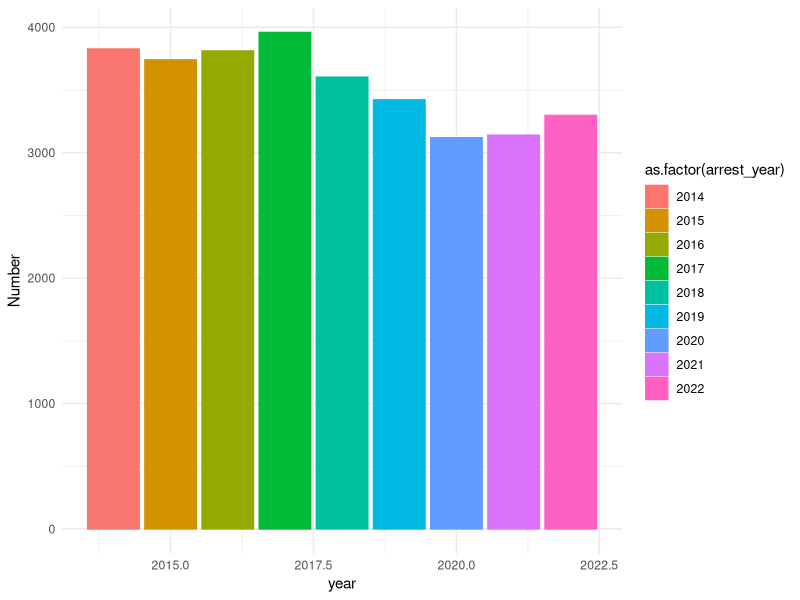
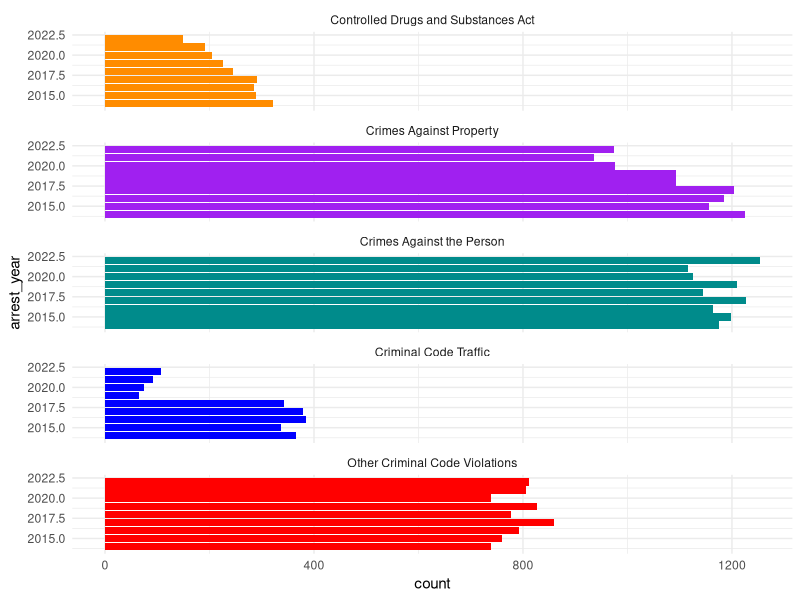
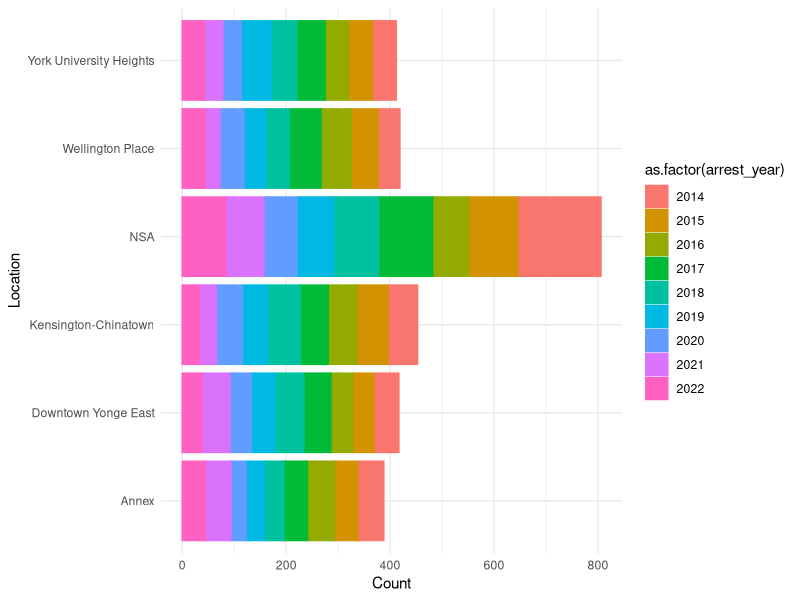
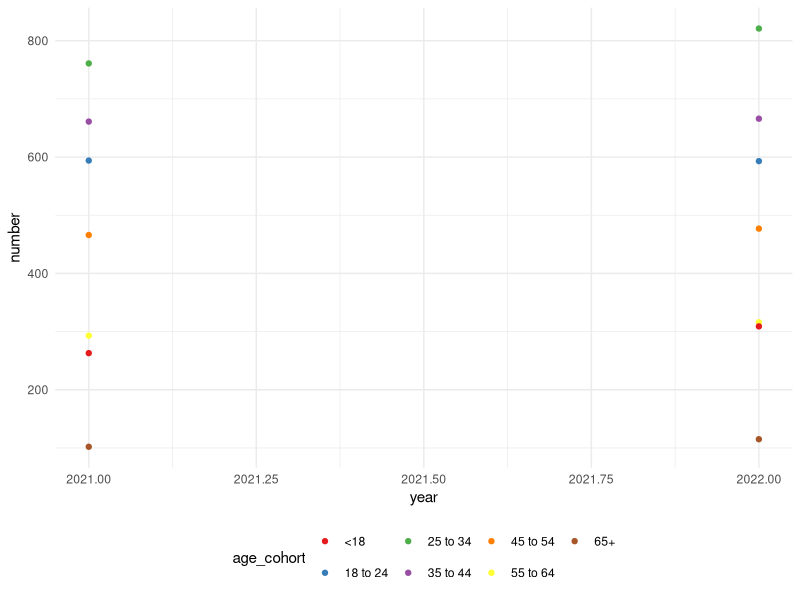
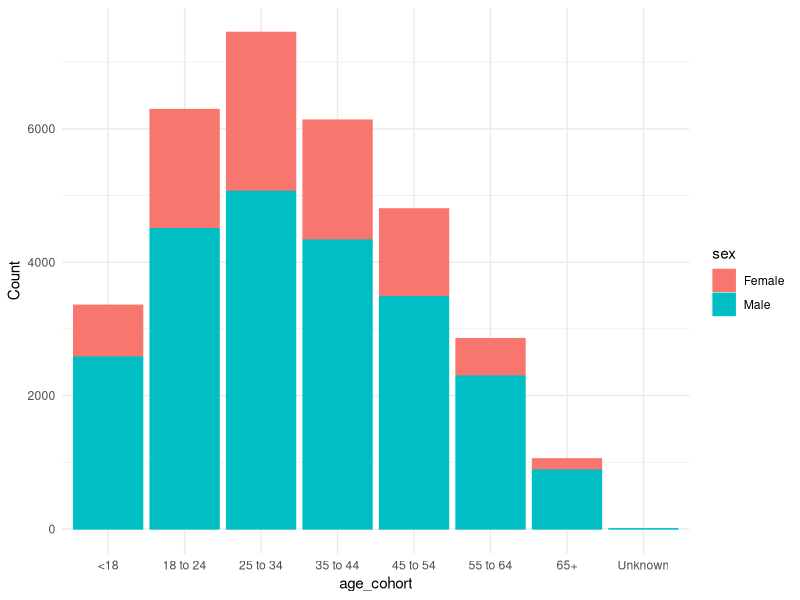
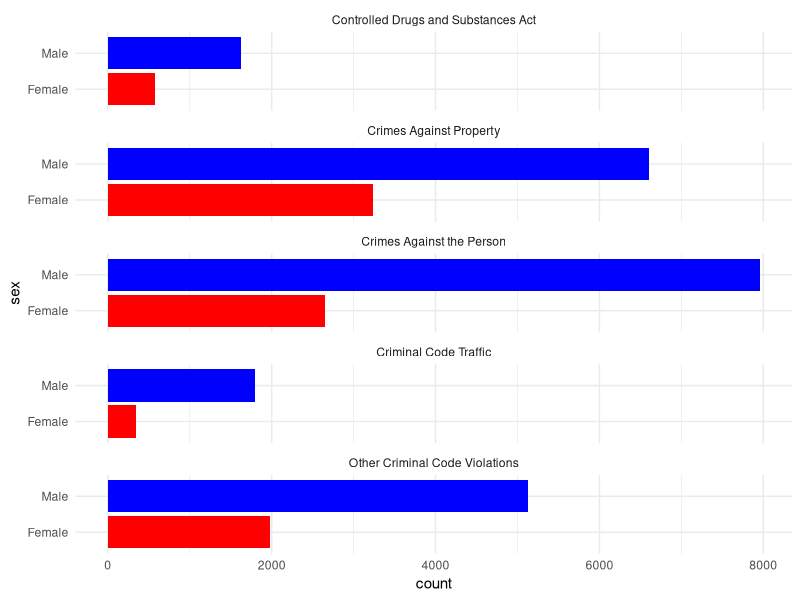
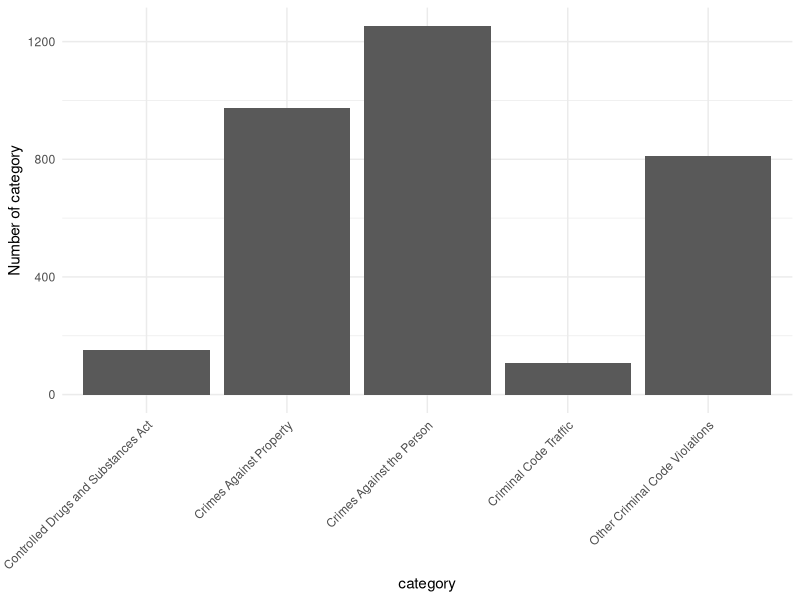

R code for these plots, in order:
## ---- chunk 1
#| include: false
#| warning: false
#| message: false

library(tidyverse)
library(palmerpenguins)
library(readr)

## ---- chunk 2
#| label: fig-overall
#| fig-cap: Relationship between crimes and year
#| echo: false
#| warning: false
#| message: false

police_overall_data <-
  read_csv(file = here::here(
    "outputs/data/clean_data.csv"),
    show_col_types = FALSE
  )


police_overall_data |> 
  ggplot(aes(x =arrest_year,fill = as.factor(arrest_year), color =as.factor(arrest_year))) +
   geom_bar() +
    
  theme_minimal() +# Make the theme neater
  labs(x = "year", y = "Number") # Make labels more meaningful
## ---- chunk 3
#| label: fig-category
#| fig-cap: Relationship between crimes category and year
#| echo: false
#| warning: false
#| message: false

police_data <-
  read_csv(file = here::here("outputs/data/clean_data.csv"),
    show_col_types = FALSE
  )


 police_data |> 
  ggplot(aes(x =arrest_year,fill =category)) +
  geom_bar(alpha = 0.8) +
  scale_fill_manual(values = c("darkorange","purple","cyan4","blue","red"),
                    guide = "none")+

  geom_bar() +
  theme_minimal() +# Make the theme neater
    facet_wrap(~category, ncol = 1) +
  coord_flip()

## ---- chunk 4
#| label: fig-location
#| fig-cap: Relationship between crimes category and width
#| echo: false
#| warning: false
#| message: false

police_locate_data <-
  read_csv(file = here::here(
    "outputs/data/clean_data.csv"),
    show_col_types = FALSE
  )|>filter(neighbourhood  %in% c("Annex","Downtown Yonge East","Kensington-Chinatown","NSA",	
                         "Wellington Place","York University Heights"))
 

police_locate_data |> ggplot(aes(x = neighbourhood, fill = as.factor(arrest_year), color = as.factor(arrest_year))) +
  geom_bar(position = "stack") +
  theme_minimal() +
  labs(x = "Location", y = "Count")+
   coord_flip()


## ---- chunk 5
#| label: fig-age
#| fig-cap: Relationship between age and year
#| echo: false

year_data <-
  read_csv(file = here::here(
    "outputs/data/combinde_data.csv"),
    show_col_types = FALSE
  )

year_data|>
  ggplot(aes(x = year, y = n, color = as.factor(age_cohort))) +
  geom_point() +
  theme_minimal() +
  labs(x = "year", y = "number", color = "age_cohort") +
  scale_color_brewer(palette = "Set1") +
  theme(legend.position = "bottom")


## ---- chunk 6
#| label: gender-planes
#| fig-cap: Relationship between crimes category and width
#| echo: false
#| warning: false
#| message: false

police_gender_data <-
  read_csv(file = here::here(
    "outputs/data/clean_data.csv"),
    show_col_types = FALSE
  )
 

police_gender_data |> 
  # Use ggplot to create a stacked bar plot for police age data
  ggplot(aes(x =age_cohort, fill = sex, color = sex)) +
  geom_bar(position = "stack") +  # Create a stacked bar plot
  theme_minimal() +# Use a minimal theme
  labs(x = "age_cohort", y = "Count")  # Set meaningful axis labels

## ---- chunk 7
#| label: figue
#| fig-cap: Relationship between crimes category and width
#| echo: false
#| warning: false
#| message: false

sex_data <-
  read_csv(file = here::here(
    "outputs/data/clean_data.csv"),
    show_col_types = FALSE
  )


 sex_data |> 
  ggplot(aes(x =sex,fill =sex)) +
  geom_bar(alpha = 0.8) +
  scale_fill_manual(values = c("red","blue"),
                    guide = "none")+

  geom_bar() +
  theme_minimal() +# Make the theme neater
    facet_wrap(~category, ncol = 1) +
  coord_flip()

## ---- chunk 8
#| label: fig-planes
#| fig-cap: Relationship between crimes category and width
#| echo: false
#| warning: false
#| message: false

analysis_data <-
  read_csv(file = here::here(
    "outputs/data/analysis_2022_category_data.csv"),
    show_col_types = FALSE
  )

 

 analysis_data |> 
  ggplot(aes(x =category)) +
  geom_bar() +
  theme_minimal() +# Make the theme neater
    theme(axis.text.x = element_text(angle = 45, hjust = 1))+
  labs(x = "category", y = "Number of category") # Make labels more meaningful
